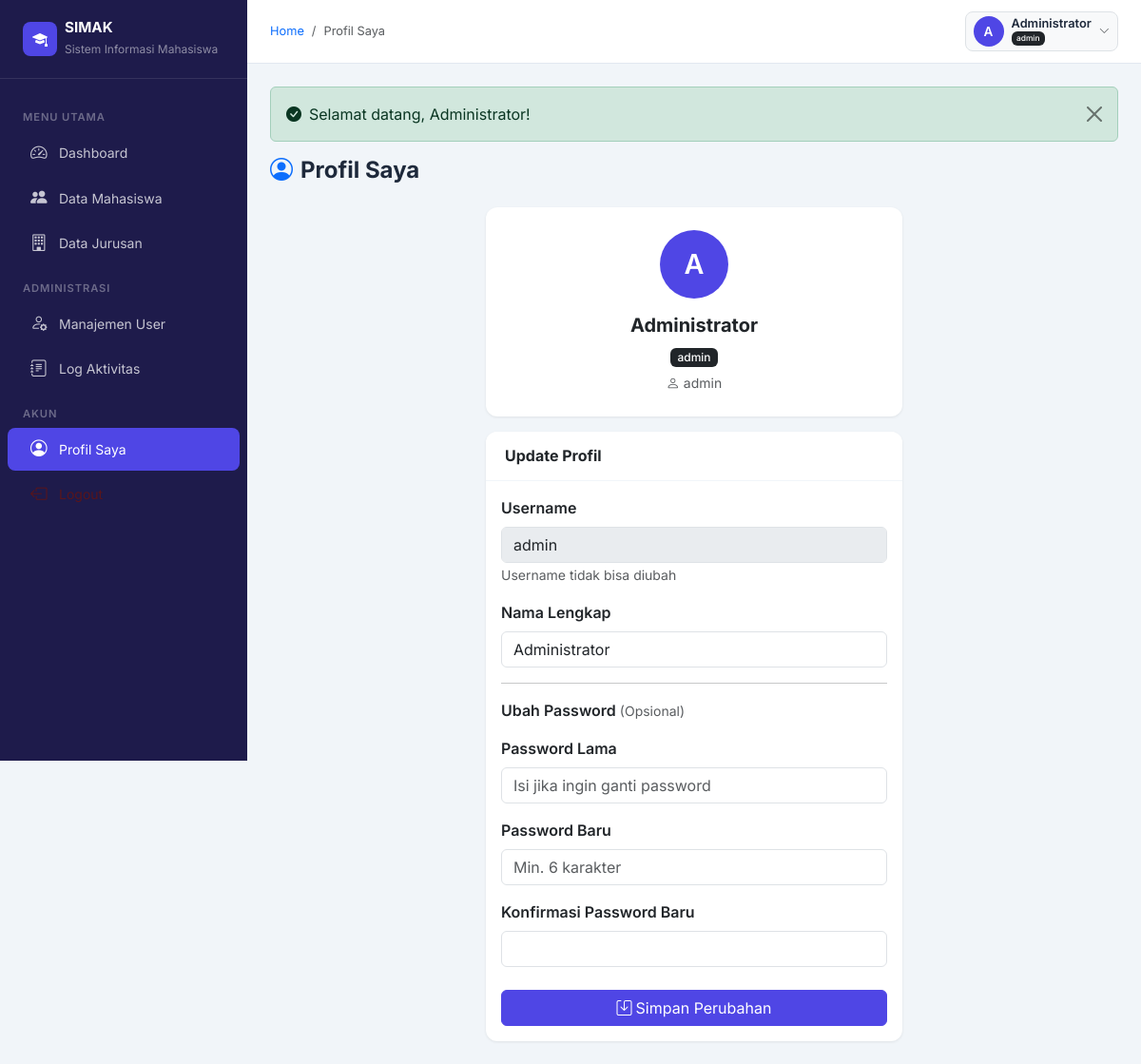
Screenshot of /profile.php (signed in) with the database file from the repository.
### tables this page shows
CREATE TABLE IF NOT EXISTS users (
    id INT AUTO_INCREMENT PRIMARY KEY,
    username VARCHAR(50) NOT NULL UNIQUE,
    password VARCHAR(255) NOT NULL,
    nama_lengkap VARCHAR(100) NOT NULL,
    role ENUM('admin', 'operator', 'viewer') NOT NULL DEFAULT 'viewer',
    status ENUM('aktif', 'nonaktif') NOT NULL DEFAULT 'aktif',
    created_at TIMESTAMP DEFAULT CURRENT_TIMESTAMP,
    updated_at TIMESTAMP DEFAULT CURRENT_TIMESTAMP ON UPDATE CURRENT_TIMESTAMP
);

### profile.php (the view, shortened to what this page needs)
<?php
require_once 'includes/config.php';
require_once 'includes/auth.php';
$user = $pdo->prepare("SELECT * FROM users WHERE id=?");
$user->execute([$_SESSION['user_id']]);
$user = $user->fetch();
require_once 'includes/header.php';
?>
<div class="page-header">
    <h4><i class="bi bi-person-circle me-2 text-primary"></i>Profil Saya</h4>
</div>
<div class="row g-3 justify-content-center">
    <div class="col-12 col-md-8 col-lg-6">
        <div class="card mb-3 text-center">
            <div class="card-body py-4">
                <div class="avatar mx-auto mb-3" style="width:72px;height:72px;background:#4f46e5;color:#fff;font-size:1.8rem;border-radius:50%;display:flex;align-items:center;justify-content:center;">
                    <?= strtoupper(substr($user['nama_lengkap'],0,1)) ?>
                </div>
                <h5 class="fw-bold"><?= htmlspecialchars($user['nama_lengkap']) ?></h5>
                <div class="mb-1"><?= roleBadge($user['role']) ?></div>
                <small class="text-muted"><i class="bi bi-person me-1"></i><?= htmlspecialchars($user['username']) ?></small>
            </div>
        </div>
        <div class="card">
            <div class="card-header"><h6 class="mb-0 fw-bold">Update Profil</h6></div>
            <div class="card-body">
                <form method="POST">
                    <div class="mb-3">
                        <label class="form-label fw-semibold">Username</label>
                        <input type="text" class="form-control" value="<?= htmlspecialchars($user['username']) ?>" disabled>
                        <small class="text-muted">Username tidak bisa diubah</small>
                    </div>
                    <div class="mb-3">
                        <label class="form-label fw-semibold">Nama Lengkap</label>
                        <input type="text" name="nama_lengkap" class="form-control" value="<?= htmlspecialchars($user['nama_lengkap']) ?>" required>
                    </div>
                    <hr>
                    <p class="fw-semibold mb-3">Ubah Password <small class="text-muted fw-normal">(Opsional)</small></p>
                    <div class="mb-3">
                        <label class="form-label fw-semibold">Password Lama</label>
                        <input type="password" name="old_password" class="form-control" placeholder="Isi jika ingin ganti password">
                    </div>
                    <div class="mb-3">
                        <label class="form-label fw-semibold">Password Baru</label>
                        <input type="password" name="new_password" class="form-control" placeholder="Min. 6 karakter">
                    </div>
                    <div class="mb-4">
                        <label class="form-label fw-semibold">Konfirmasi Password Baru</label>
                        <input type="password" name="confirm_password" class="form-control">
                    </div>
                    <button type="submit" class="btn btn-primary w-100">
                        <i class="bi bi-save me-1"></i>Simpan Perubahan
                    </button>
                </form>
            </div>
        </div>
    </div>
</div>
<?php require_once 'includes/footer.php'; ?>

### includes/auth.php (shortened to what this page needs)
<?php
function getFlash($type) {
    $msg = $_SESSION['flash_' . $type] ?? '';
    return $msg;
}
function showAlerts() {
    $types = ['success' => 'success', 'error' => 'danger', 'warning' => 'warning', 'info' => 'info'];
    $html = '';
    foreach ($types as $key => $bsClass) {
        $msg = getFlash($key);
        if ($msg) {
            $icons = ['success' => 'check-circle', 'danger' => 'x-circle', 'warning' => 'exclamation-triangle', 'info' => 'info-circle'];
            $icon = $icons[$bsClass] ?? 'info-circle';
            $html .= '<div class="alert alert-' . $bsClass . ' alert-dismissible fade show" role="alert">
                <i class="bi bi-' . $icon . '-fill me-2"></i>' . htmlspecialchars($msg) . '
                <button type="button" class="btn-close" data-bs-dismiss="alert"></button>
            </div>';
        }
    }
    return $html;
}
function roleBadge($role) {
    $badges = [
        'admin'    => '<span class="badge bg-danger"><i class="bi bi-shield-fill me-1"></i>Admin</span>',
        'operator' => '<span class="badge bg-primary"><i class="bi bi-person-gear me-1"></i>Operator</span>',
        'viewer'   => '<span class="badge bg-secondary"><i class="bi bi-eye me-1"></i>Viewer</span>',
    ];
    return $badges[$role] ?? '<span class="badge bg-dark">' . htmlspecialchars($role) . '</span>';
}

### includes/header.php (style rules this page uses)
:root { --sidebar-width: 260px; --primary: #4f46e5; --primary-dark: #3730a3; --sidebar-bg: #1e1b4b; --sidebar-hover: rgba(255,255,255,0.1); }
* { font-family: 'Inter', sans-serif; }
body { background-color: #f1f5f9; min-height: 100vh; }
.card { border: none; box-shadow: 0 1px 3px rgba(0,0,0,.08); border-radius: 12px; }
.card-header { background: #fff; border-bottom: 1px solid #f1f5f9; border-radius: 12px 12px 0 0 !important; padding: 1rem 1.25rem; }
.btn-primary { background: var(--primary); border-color: var(--primary); }
.avatar { width: 36px; height: 36px; border-radius: 50%; display: flex; align-items: center; justify-content: center; font-weight: 600; font-size: .85rem; }
.page-header { margin-bottom: 1.5rem; }
.page-header h4 { font-weight: 700; color: #1e293b; margin: 0; }
.badge { font-weight: 500; }

### rows the page displays
users: nama_lengkap "A", nama_lengkap "Administrator", role "admin", username "admin"

### other values shown
$page_title "Profil Saya"
substr($_SESSION['nama'] ?? 'U', 0, 1) "A"
$_SESSION['nama'] "Administrator"
$badges[$role] "admin"
$msg "Selamat datang, Administrator!"
